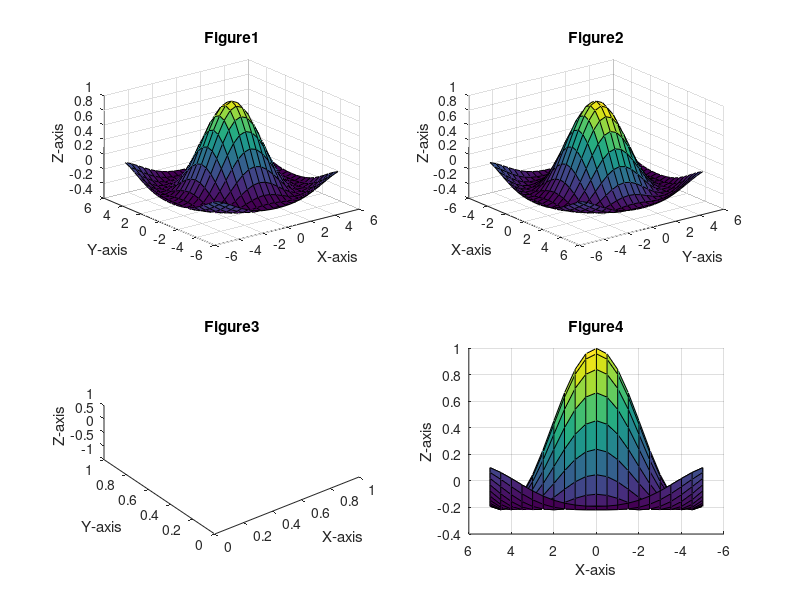

Recreate this plot in MATLAB.
% 视角的调整
function Example23
h0=figure('toolbar','none',...
    'position',[200 150 450 350],...
    'name','Example23');
x=-5:0.5:5;
[x,y]=meshgrid(x);
r=sqrt(x.^2+y.^2)+eps;
z=sin(r)./r;
subplot(2,2,1)
surf(x,y,z)
xlabel('X-axis');
ylabel('Y-axis');
zlabel('Z-axis');
title('Figure1')
view(-37.5,30)
subplot(2,2,2)
surf(x,y,z)
xlabel('X-axis');
ylabel('Y-axis');
zlabel('Z-axis');
title('Figure2')
view(-37.5+90,30)
subplot(2,2,3)
xlabel('X-axis');
ylabel('Y-axis');
zlabel('Z-axis');
title('Figure3')
view(-37.5,60)
subplot(2,2,4)
surf(x,y,z)
xlabel('X-axis');
ylabel('Y-axis');
zlabel('Z-axis');
title('Figure4')
view(180,0)
